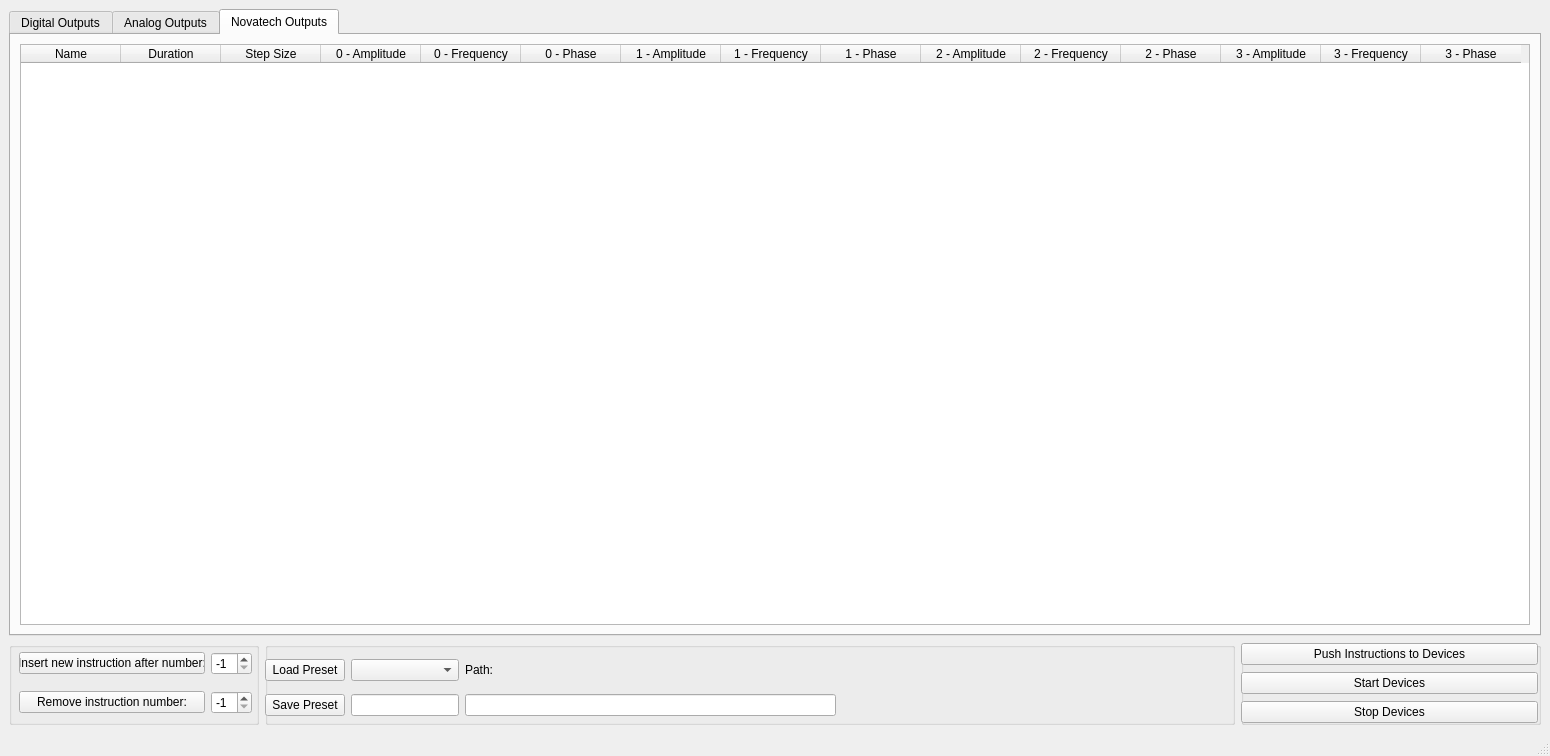
<?xml version="1.0" encoding="UTF-8"?>
<ui version="4.0">
 <class>MainWindow</class>
 <widget class="QMainWindow" name="MainWindow">
  <property name="geometry">
   <rect>
    <x>0</x>
    <y>0</y>
    <width>1550</width>
    <height>756</height>
   </rect>
  </property>
  <property name="windowTitle">
   <string>MainWindow</string>
  </property>
  <widget class="QWidget" name="centralwidget">
   <layout class="QHBoxLayout" name="horizontalLayout_2">
    <item>
     <layout class="QVBoxLayout" name="verticalLayout">
      <item>
       <layout class="QVBoxLayout" name="verticalLayout_9">
        <item>
         <widget class="QTabWidget" name="tabWidget">
          <property name="sizePolicy">
           <sizepolicy hsizetype="Expanding" vsizetype="Expanding">
            <horstretch>0</horstretch>
            <verstretch>0</verstretch>
           </sizepolicy>
          </property>
          <property name="currentIndex">
           <number>2</number>
          </property>
          <widget class="QWidget" name="tab">
           <attribute name="title">
            <string>Digital Outputs</string>
           </attribute>
           <layout class="QVBoxLayout" name="verticalLayout_10">
            <item>
             <widget class="QTableWidget" name="digital_table">
              <column>
               <property name="text">
                <string>Name</string>
               </property>
              </column>
              <column>
               <property name="text">
                <string>Duration</string>
               </property>
              </column>
              <column>
               <property name="text">
                <string>0</string>
               </property>
              </column>
              <column>
               <property name="text">
                <string>1</string>
               </property>
              </column>
              <column>
               <property name="text">
                <string>2</string>
               </property>
              </column>
              <column>
               <property name="text">
                <string>3</string>
               </property>
              </column>
              <column>
               <property name="text">
                <string>4</string>
               </property>
              </column>
              <column>
               <property name="text">
                <string>5</string>
               </property>
              </column>
              <column>
               <property name="text">
                <string>6</string>
               </property>
              </column>
              <column>
               <property name="text">
                <string>7</string>
               </property>
              </column>
              <column>
               <property name="text">
                <string>8</string>
               </property>
              </column>
              <column>
               <property name="text">
                <string>9</string>
               </property>
              </column>
              <column>
               <property name="text">
                <string>10</string>
               </property>
              </column>
              <column>
               <property name="text">
                <string>11</string>
               </property>
              </column>
              <column>
               <property name="text">
                <string>12</string>
               </property>
              </column>
              <column>
               <property name="text">
                <string>13</string>
               </property>
              </column>
              <column>
               <property name="text">
                <string>14</string>
               </property>
              </column>
              <column>
               <property name="text">
                <string>15</string>
               </property>
              </column>
              <column>
               <property name="text">
                <string>16</string>
               </property>
              </column>
              <column>
               <property name="text">
                <string>17</string>
               </property>
              </column>
              <column>
               <property name="text">
                <string>18</string>
               </property>
              </column>
              <column>
               <property name="text">
                <string>19</string>
               </property>
              </column>
              <column>
               <property name="text">
                <string>20</string>
               </property>
              </column>
              <column>
               <property name="text">
                <string>21</string>
               </property>
              </column>
              <column>
               <property name="text">
                <string>22</string>
               </property>
              </column>
              <column>
               <property name="text">
                <string>23</string>
               </property>
              </column>
             </widget>
            </item>
           </layout>
          </widget>
          <widget class="QWidget" name="tab_2">
           <attribute name="title">
            <string>Analog Outputs</string>
           </attribute>
           <layout class="QVBoxLayout" name="verticalLayout_2">
            <item>
             <widget class="QTableWidget" name="analog_table">
              <attribute name="verticalHeaderDefaultSectionSize">
               <number>26</number>
              </attribute>
              <column>
               <property name="text">
                <string>Name</string>
               </property>
              </column>
              <column>
               <property name="text">
                <string>Duration</string>
               </property>
              </column>
              <column>
               <property name="text">
                <string>Step Size</string>
               </property>
              </column>
              <column>
               <property name="text">
                <string>1</string>
               </property>
              </column>
              <column>
               <property name="text">
                <string>2</string>
               </property>
              </column>
              <column>
               <property name="text">
                <string>3</string>
               </property>
              </column>
              <column>
               <property name="text">
                <string>4</string>
               </property>
              </column>
              <column>
               <property name="text">
                <string>5</string>
               </property>
              </column>
              <column>
               <property name="text">
                <string>6</string>
               </property>
              </column>
              <column>
               <property name="text">
                <string>7</string>
               </property>
              </column>
              <column>
               <property name="text">
                <string>8</string>
               </property>
              </column>
             </widget>
            </item>
           </layout>
          </widget>
          <widget class="QWidget" name="tab_3">
           <attribute name="title">
            <string>Novatech Outputs</string>
           </attribute>
           <layout class="QVBoxLayout" name="verticalLayout_6">
            <item>
             <widget class="QTableWidget" name="novatech_table">
              <attribute name="verticalHeaderDefaultSectionSize">
               <number>26</number>
              </attribute>
              <column>
               <property name="text">
                <string>Name</string>
               </property>
              </column>
              <column>
               <property name="text">
                <string>Duration</string>
               </property>
              </column>
              <column>
               <property name="text">
                <string>Step Size</string>
               </property>
              </column>
              <column>
               <property name="text">
                <string>0 - Amplitude</string>
               </property>
              </column>
              <column>
               <property name="text">
                <string>0 - Frequency</string>
               </property>
              </column>
              <column>
               <property name="text">
                <string>0 - Phase</string>
               </property>
              </column>
              <column>
               <property name="text">
                <string>1 - Amplitude</string>
               </property>
              </column>
              <column>
               <property name="text">
                <string>1 - Frequency</string>
               </property>
              </column>
              <column>
               <property name="text">
                <string>1 - Phase</string>
               </property>
              </column>
              <column>
               <property name="text">
                <string>2 - Amplitude</string>
               </property>
              </column>
              <column>
               <property name="text">
                <string>2 - Frequency</string>
               </property>
              </column>
              <column>
               <property name="text">
                <string>2 - Phase</string>
               </property>
              </column>
              <column>
               <property name="text">
                <string>3 - Amplitude</string>
               </property>
              </column>
              <column>
               <property name="text">
                <string>3 - Frequency</string>
               </property>
              </column>
              <column>
               <property name="text">
                <string>3 - Phase</string>
               </property>
              </column>
             </widget>
            </item>
           </layout>
          </widget>
         </widget>
        </item>
       </layout>
      </item>
      <item>
       <layout class="QHBoxLayout" name="horizontalLayout">
        <item>
         <widget class="QGroupBox" name="groupBox">
          <property name="sizePolicy">
           <sizepolicy hsizetype="Maximum" vsizetype="Minimum">
            <horstretch>0</horstretch>
            <verstretch>0</verstretch>
           </sizepolicy>
          </property>
          <property name="minimumSize">
           <size>
            <width>0</width>
            <height>83</height>
           </size>
          </property>
          <property name="maximumSize">
           <size>
            <width>250</width>
            <height>16777215</height>
           </size>
          </property>
          <property name="title">
           <string/>
          </property>
          <widget class="QWidget" name="layoutWidget">
           <property name="geometry">
            <rect>
             <x>10</x>
             <y>0</y>
             <width>233</width>
             <height>83</height>
            </rect>
           </property>
           <layout class="QGridLayout" name="gridLayout">
            <item row="1" column="1">
             <widget class="QSpinBox" name="insert_inst_num">
              <property name="minimum">
               <number>-1</number>
              </property>
              <property name="value">
               <number>-1</number>
              </property>
             </widget>
            </item>
            <item row="2" column="1">
             <widget class="QSpinBox" name="remove_inst_num">
              <property name="minimum">
               <number>-1</number>
              </property>
              <property name="value">
               <number>-1</number>
              </property>
             </widget>
            </item>
            <item row="1" column="0">
             <widget class="QPushButton" name="insert_inst">
              <property name="sizePolicy">
               <sizepolicy hsizetype="Preferred" vsizetype="Fixed">
                <horstretch>0</horstretch>
                <verstretch>0</verstretch>
               </sizepolicy>
              </property>
              <property name="text">
               <string>Insert new instruction after number:</string>
              </property>
             </widget>
            </item>
            <item row="2" column="0">
             <widget class="QPushButton" name="remove_inst">
              <property name="text">
               <string>Remove instruction number:</string>
              </property>
             </widget>
            </item>
           </layout>
          </widget>
         </widget>
        </item>
        <item>
         <widget class="QGroupBox" name="groupBox_2">
          <property name="title">
           <string/>
          </property>
          <widget class="QWidget" name="gridLayoutWidget_2">
           <property name="geometry">
            <rect>
             <x>0</x>
             <y>10</y>
             <width>571</width>
             <height>71</height>
            </rect>
           </property>
           <layout class="QGridLayout" name="gridLayout_3">
            <item row="0" column="0">
             <widget class="QPushButton" name="load_button">
              <property name="text">
               <string>Load Preset</string>
              </property>
             </widget>
            </item>
            <item row="1" column="2">
             <widget class="QLineEdit" name="preset_path"/>
            </item>
            <item row="1" column="0">
             <widget class="QPushButton" name="save_button">
              <property name="text">
               <string>Save Preset</string>
              </property>
             </widget>
            </item>
            <item row="0" column="1">
             <widget class="QComboBox" name="load_combo"/>
            </item>
            <item row="1" column="1">
             <widget class="QLineEdit" name="save_name">
              <property name="sizePolicy">
               <sizepolicy hsizetype="Preferred" vsizetype="Fixed">
                <horstretch>0</horstretch>
                <verstretch>0</verstretch>
               </sizepolicy>
              </property>
             </widget>
            </item>
            <item row="0" column="2">
             <widget class="QLabel" name="label_2">
              <property name="text">
               <string>Path:</string>
              </property>
             </widget>
            </item>
           </layout>
          </widget>
         </widget>
        </item>
        <item>
         <widget class="QGroupBox" name="groupBox_3">
          <property name="sizePolicy">
           <sizepolicy hsizetype="Maximum" vsizetype="Preferred">
            <horstretch>0</horstretch>
            <verstretch>0</verstretch>
           </sizepolicy>
          </property>
          <property name="minimumSize">
           <size>
            <width>300</width>
            <height>0</height>
           </size>
          </property>
          <property name="title">
           <string/>
          </property>
          <widget class="QWidget" name="gridLayoutWidget">
           <property name="geometry">
            <rect>
             <x>0</x>
             <y>0</y>
             <width>297</width>
             <height>83</height>
            </rect>
           </property>
           <layout class="QGridLayout" name="gridLayout_2">
            <item row="0" column="0">
             <widget class="QPushButton" name="program_device_button">
              <property name="text">
               <string>Push Instructions to Devices</string>
              </property>
             </widget>
            </item>
            <item row="2" column="0">
             <widget class="QPushButton" name="stop_device_button">
              <property name="text">
               <string>Stop Devices</string>
              </property>
             </widget>
            </item>
            <item row="1" column="0">
             <widget class="QPushButton" name="start_device_button">
              <property name="text">
               <string>Start Devices</string>
              </property>
             </widget>
            </item>
           </layout>
          </widget>
         </widget>
        </item>
       </layout>
      </item>
     </layout>
    </item>
   </layout>
  </widget>
  <widget class="QMenuBar" name="menubar">
   <property name="geometry">
    <rect>
     <x>0</x>
     <y>0</y>
     <width>1550</width>
     <height>21</height>
    </rect>
   </property>
  </widget>
  <widget class="QStatusBar" name="statusbar"/>
 </widget>
 <resources/>
 <connections/>
</ui>
